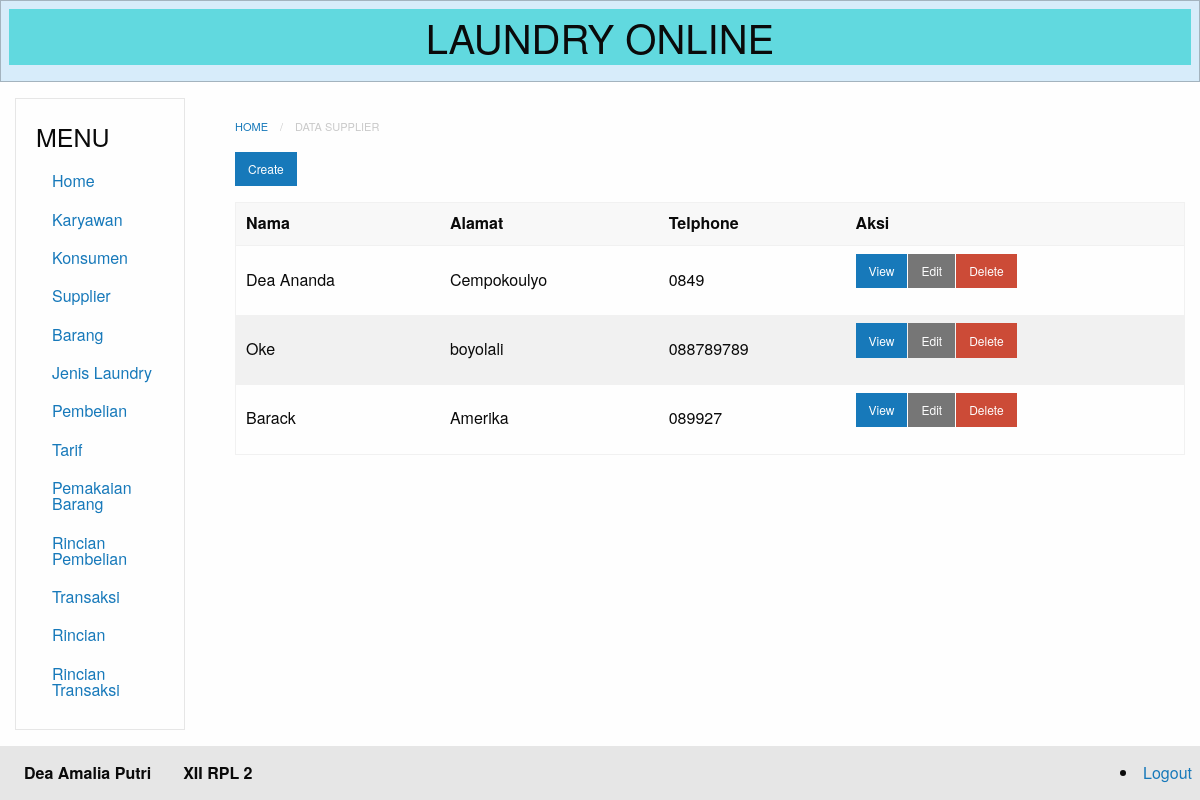
/index.php?module=supplier (signed in), run on the app's committed database.
### tables this page shows
CREATE TABLE `supplier` (
  `id` int(11) NOT NULL,
  `nama` varchar(50) NOT NULL,
  `alamat` varchar(50) NOT NULL,
  `telp` varchar(50) NOT NULL
);

### database.php (called while the page is built, shortened)
<?php
class Database {
	private $db_host = "localhost";
	private $db_user = "root";
	private $db_pass = "";
	private $db_name = "11_deaamaliaputri_laundry";
	var $con = false;
    var $myconn = "";
	var $result = array();
    function __construct() {
        if(!$this->con){
            $this->myconn = new mysqli($this->db_host, $this->db_user, $this->db_pass, $this->db_name);
            if($this->myconn->connect_errno > 0){
                array_push($this->result, $this->myconn->connect_error);
                return false;
            }else{
                $this->myconn->set_charset('utf8');
                $this->con = true;
                return true;
            }
        } else {
            return true;
        }
    }
	public function select($table, $rows = '*', $join = null,$join2 = null , $where = null, $order = null, $limit = null){
		$q = 'SELECT '.$rows.' FROM '.$table;
        if($this->tableExists($table)){
        	$query = $this->myconn->query($q);
			if($query){
				$this->numResults = $query->num_rows;
				for($i = 0; $i < $this->numResults; $i++){
					$r = $query->fetch_array();
                	$key = array_keys($r);
                	for($x = 0; $x < count($key); $x++){
                    	if(!is_int($key[$x])){
                    		if($query->num_rows >= 1){
                    			$this->result[$i][$key[$x]] = $r[$key[$x]];
							}else{
								$this->result[$i][$key[$x]] = null;
							}
						}
					}
				}
				return true;
			}else{
				array_push($this->result, $this->myconn->error);
				return false;
			}
      	}else{
      		return false;
    	}
    }
	private function TableExists($table) {
    	$res = $this->myconn->query('SHOW TABLES LIKE "'.$table.'"');
    	if(isset($res->num_rows)) {
        	return $res->num_rows > 0 ? true : false;
    	} else {
    		array_push($this->result, $table." does not exist in this database");
    		return false;
    	}
	}
    public function getResult(){
        $val = $this->result;
        $this->result = array();
        return $val;
    }
}

### modules/supplier/supplier-index.php (the view)
<nav aria-label="You are here:" role="navigation">
<ul class="breadcrumbs">
  <li><a href="?module=home">Home</a></li>
  <li class="disabled">Data supplier</li>
</ul>
</nav>
  <a href="?module=supplier-create" class="small button">Create</a>
<table>
  <thead>
      <tr>
          <th>Nama</th>
          <th>Alamat</th>
          <th>Telphone</th>
          <th>Aksi</th>
      </tr>
  </thead>
<?php
  require_once("database.php");
  $db=new Database();
  $db->select('supplier', 'id, nama, alamat, telp');
  $res=$db->getResult();
  if(count($res) == 0){ ?>
    <tr>
        <td colspan="8">Tidak ada data yang tersedia </td>
    </tr>
<?php
    }else{
        foreach ($res as &$r){?>
        <tr>
            <td><?php echo $r['nama'] ?></td>
            <td><?php echo $r['alamat'] ?></td>
            <td><?php echo $r['telp'] ?></td>
            <td>
                <div class="small button-group">
                    <a href="?module=supplier-show&id=<?php echo $r['id']; ?>" class=" button">View</a>
                    <a href="?module=supplier-edit&id=<?php echo $r['id']; ?>" class="secondary button">Edit</a>
                    <a href="?module=supplier-delete&id=<?php echo $r['id']; ?>"onClick='return confirm("Apakah yakin menghapus?")' class="alert button">Delete</a>
                </div>
            </td>
        </tr>
<?php
              }
          }
          ?>
</table>

### data on the page
supplier: nama "Dea Ananda", alamat "Cempokoulyo", telp "0849"
supplier: nama "Oke", alamat "boyolali", telp "088789789"
supplier: nama "Barack", alamat "Amerika", telp "089927"
